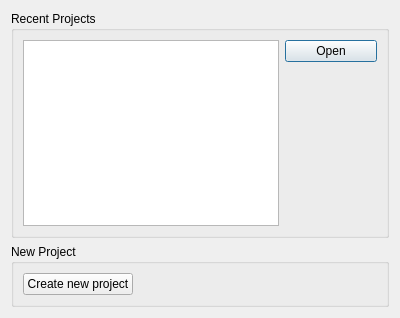
<?xml version="1.0" encoding="UTF-8"?>
<ui version="4.0">
 <class>ProjectDialog</class>
 <widget class="QDialog" name="ProjectDialog">
  <property name="geometry">
   <rect>
    <x>0</x>
    <y>0</y>
    <width>400</width>
    <height>318</height>
   </rect>
  </property>
  <property name="windowTitle">
   <string>Create or Open project</string>
  </property>
  <layout class="QGridLayout" name="gridLayout">
   <item row="0" column="0">
    <widget class="QGroupBox" name="groupBox">
     <property name="title">
      <string>Recent Projects</string>
     </property>
     <layout class="QFormLayout" name="formLayout_2">
      <item row="0" column="0">
       <widget class="QListWidget" name="recentProjectListWidget"/>
      </item>
      <item row="0" column="1">
       <widget class="QPushButton" name="openProjectButton">
        <property name="text">
         <string>Open</string>
        </property>
       </widget>
      </item>
     </layout>
    </widget>
   </item>
   <item row="1" column="0">
    <widget class="QGroupBox" name="groupBox_2">
     <property name="title">
      <string>New Project</string>
     </property>
     <layout class="QFormLayout" name="formLayout">
      <item row="0" column="0">
       <widget class="QPushButton" name="newProjectButton">
        <property name="text">
         <string>Create new project</string>
        </property>
       </widget>
      </item>
     </layout>
    </widget>
   </item>
  </layout>
 </widget>
 <resources/>
 <connections/>
</ui>
